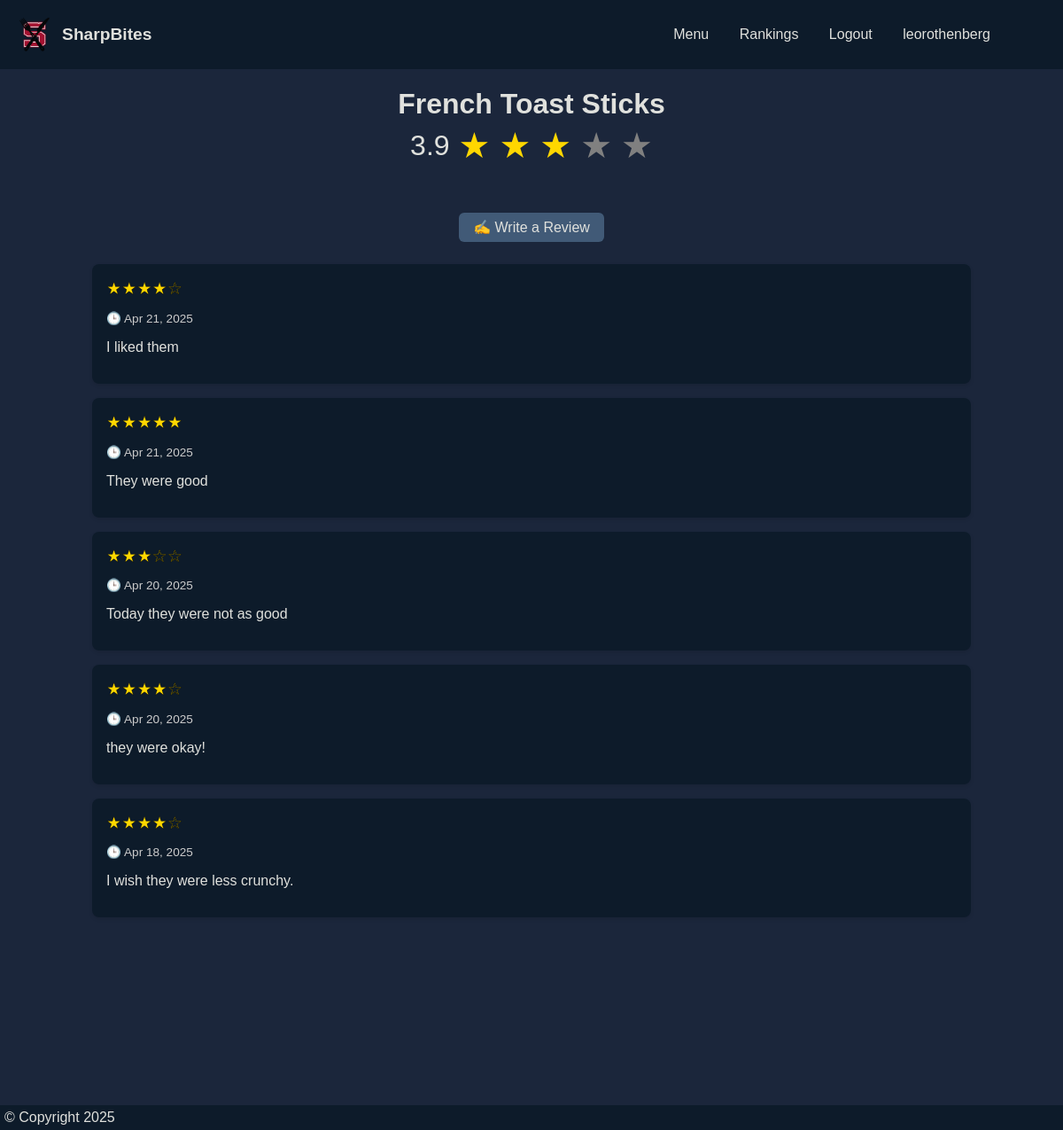
Screenshot of /reviews/French Toast Sticks (signed in) with the database file from the repository.
### models.py (models this page shows, shortened)
class Dish(db.Model):
    id = db.Column(db.Integer, primary_key=True)
    name = db.Column(db.String(255), nullable=False)
    description = db.Column(db.Text)
    location = db.Column(db.String(100), nullable=False) # eg: world of flavor
    rating = db.Column(db.Float)  # Average rating
    daily_rating = db.Column(db.Float)  # Average rating for today only
    time = db.Column(db.String(50), nullable=False)  # breakfast, lunch, dinner
    properties = db.Column(db.String(255))  # comma-separated: vegan, gluten free, etc.
    itemtoday = db.Column(db.Boolean, default=False)  # Whether it's on today's menu
    reviews = db.relationship("Review", backref="dish", cascade="all, delete-orphan", lazy=True)

class Review(db.Model):
    id = db.Column(db.Integer, primary_key=True)
    dish_id = db.Column(db.Integer, db.ForeignKey('dish.id'), nullable=False)
    rating = db.Column(db.Float, nullable=False)
    content = db.Column(db.Text)
    date = db.Column(db.Date, default=date.today)
    author_id = db.Column(db.Integer, db.ForeignKey('user.id'), nullable=False)

### app.py (the view)
@app.route('/reviews/<food_name>')
def reviews(food_name):
    dish = Dish.query.filter_by(name=food_name).first()
    if not dish:
        return render_template("reviews.html", food=food_name, reviews=[], dish=None)
    reviews = Review.query.filter_by(dish_id=dish.id).order_by(desc(Review.date)).all()
    return render_template("reviews.html", food=food_name, reviews=reviews, dish=dish)

### app.py (called while the page is built)
@app.template_filter('stars')
def render_stars(rating):
    full = '★' * int(round(rating))
    empty = '☆' * (5 - int(round(rating)))
    return f"{full}{empty}"

### templates/reviews.html (shortened to what this page needs)
{% extends "base.html" %}
{% block head %}
    {{ super() }}
    <link rel="stylesheet" href="{{ url_for('static', filename='styles/reviews.css') }}">
{% endblock %}
{% block content %}
<main>
{% if dish %}
  <h1 id="title">{{ food }}</h1>
  <div id="overview">
    {% if dish.rating is none %}
      <p class="no-rating-msg">No ratings yet</p>
    {% else %}
      <p>{{ dish.rating }}</p>
      {% for i in range(5) %}
        {% if i > dish.rating - 1 %}
          <p id="mainstar" class="stillstars inactive">★</p>
        {% else %}
          <p id="mainstar" class="stillstars active">★</p>
        {% endif %}
      {% endfor %}
    {% endif %}
  </div>
  {% if session.get('user_id') %}
    <div class="write-review-container">
      <a href="{{ url_for('rate', food_name=dish.name) }}" class="btn">✍️ Write a Review</a>
    </div>
  {% endif %}
  {% for review in reviews %}
    {% if review.content != "" %}
      <div class="review-card">
          <span class="rating-stars">{{ review.rating|stars }}</span>
          <p class="review-date">🕒 {{ review.date.strftime('%b %d, %Y') }}</p>
          <p>{{ review.content }}</p>
      </div>
    {% endif %}
  {% endfor %}
{% else %}
  <h2>Sorry, we couldn't find this dish.</h2>
  <p>It may have been removed or never existed.</p>
{% endif %}
</main>
{% endblock %}

### templates/base.html (shortened to what this page needs)
<!DOCTYPE html>
<html lang="en">
{% block head %}
<head>
    <link rel="stylesheet" href="{{ url_for('static', filename='styles/base.css') }}">
</head>
{% endblock %}
<body>
    <div id="header">
        <a id="home" href ="{{ url_for('home') }}">
            <img src = "{{ url_for('static', filename='images/logo2.png') }}">
        <h1>SharpBites</h1>
        </a>
        <ul class="menu">
                <li><a class="link" href="{{ url_for('menu') }}">Menu</a></li>
                <li><a class="link" href="{{ url_for('rankings') }}">Rankings</a></li>
                {% if session['user_id'] %}
                    <li>
                        <a class="link" href="{{ url_for('logout') }}">Logout</a>
                    </li>
                    <li>
                        <a class="link username-link" href="{{ url_for('profile') }}">{{ session['username'] }}</a>
                    </li>
                    {% else %}
                    <li><a class="link" href="{{ url_for('register') }}">Register</a></li>
                    <li>
                        <a class="link" href="{{ url_for('login') }}">Login</a>
                    </li>
                    {% endif %}
        </ul>
    </div>
    {% block content %}
    {% endblock %}
    <footer>
        <p>&copy Copyright 2025</p>
    </footer>
</body>
</html>

### static/styles/base.css (style rules this page uses)
body { background-color: #1B263B; color: #E0E1DD; font-family: "Larsseit",Helvetica,Arial,sans-serif; display: block; overflow-y: scroll; margin:0; overflow-x: hidden; }
#header { display: flex; white-space: nowrap; width: 100vw; padding: 3px; color: #E0E1DD; align-items: center; z-index: 4; background-color: #0D1B2A; position:relative; margin-bottom: 10px; }
#header ul { list-style-type: none; margin-left: auto; align-content: center; padding-right: 5%; }
#header li { display: inline-block; margin-right: 20px; }
#header img { height: 60px; padding:1px; }
#header a { text-decoration: none; align-items: center; border-radius: 3px; padding: 5px; display:flex; color: #E0E1DD; }
#header h1 { font-size: larger; }
footer { position: fixed; display:block; width:100vw; bottom: 0; left: 0; z-index: 1; background-color: #0D1B2A; }
footer p { margin:5px; float: left; }

### static/styles/reviews.css (style rules this page uses)
#title { text-align: center; margin-bottom: 0; }
.stillstars.active { color: gold; font-size: 1.1rem; }
.stillstars.inactive { color: gray; font-size: 1.1rem; }
#mainstar { margin:0; }
.review-card { width:80vw; background-color: #0D1B2A; border-radius: 8px; margin: auto; margin-bottom: 1rem; padding: 1rem; text-align: left; box-shadow: 0 2px 4px rgba(0,0,0,0.1); }
main { margin-bottom: 20vw; padding:0; }
#overview { display: flex; text-align: center; align-items: center; justify-content: center; font-size: 2rem; }
#overview p { margin:5px; margin-bottom: 5vw; }
#overview .stillstars { font-size: 2.5rem; }
.rating-stars { color: gold; font-size: 1.2rem; -webkit-text-stroke-width: 0.3px; -webkit-text-stroke-color: black; }
.review-date { font-size: 0.85rem; color: #ccc; margin-bottom: 0.5rem; }
.write-review-container { text-align: center; margin-bottom: 2rem; }
.write-review-container .btn { background-color: #415a77; color: #E0E1DD; padding: 0.5rem 1rem; border: none; border-radius: 6px; text-decoration: none; font-weight: 500; transition: background 0.2s ease; }

### rows the page displays
Dish: name "French Toast Sticks", rating "3.9"
Review: rating|stars "★★★★☆", date "Apr 21, 2025", content "I liked them"
Review: rating|stars "★★★★★", date "Apr 21, 2025", content "They were good"
Review: rating|stars "★★★☆☆", date "Apr 20, 2025", content "Today they were not as good"
Review: rating|stars "★★★★☆", date "Apr 20, 2025", content "they were okay!"
Review: rating|stars "★★★★☆", date "Apr 18, 2025", content "I wish they were less crunchy."

### other values shown
{{ session['username'] }} "leorothenberg"
